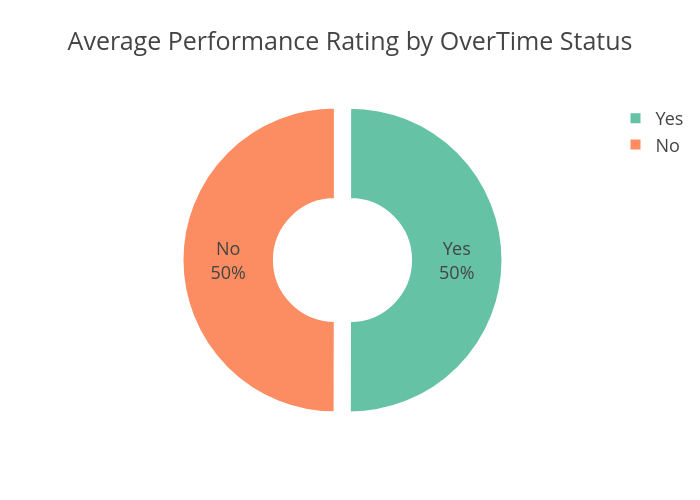

Notebook cell for this chart:
### Markdown cell above
# Average Performance Rating by OverTime Status

### Code cell
# Step 1: Calculate average performance rating per overtime status
overtime_perf = HR_Analytics.groupby('OverTime')['PerformanceRating'].mean().reset_index()

# Step 2: Calculate total for percentage (optional: to show % contribution)
total_perf = overtime_perf['PerformanceRating'].sum()
overtime_perf['percentage'] = round((overtime_perf['PerformanceRating'] / total_perf) * 100, 2)

# Step 3: Create pie chart
fig = px.pie(overtime_perf,
             names='OverTime',
             values='PerformanceRating',
             title='Average Performance Rating by OverTime Status',
             color_discrete_sequence=px.colors.qualitative.Set2,
             hole=0.4)  # donut style

# Step 4: Styling
fig.update_traces(
    textinfo='percent+label',
    pull=[0.05] * len(overtime_perf),
    marker=dict(line=dict(color='white', width=2))
)

fig.update_layout(
    template="presentation",
    paper_bgcolor="rgba(0,0,0,0)",
    plot_bgcolor="rgba(0,0,0,0)",
    width=700,
    height=500
)

# Step 5: Show and save
fig.show()

results_dir = 'results'
os.makedirs(results_dir, exist_ok=True)

fig.write_image(os.path.join(results_dir, 'performance_by_overtime_pie.jpg'))
fig.write_image(os.path.join(results_dir, 'performance_by_overtime_pie.png'))
fig.write_html(os.path.join(results_dir, 'performance_by_overtime_pie.html'))

### Figure 1 — Plotly figure (JSON) as saved in the notebook; plotly's stock layout.template omitted (floating-point values rounded to 4 significant figures)
{"data": [{"domain": {"x": [0, 1], "y": [0, 1]}, "hole": 0.4, "hovertemplate": "OverTime=%{label}<br>PerformanceRating=%{value}<extra></extra>", "labels": ["No", "Yes"], "legendgroup": "", "marker": {"line": {"color": "white", "width": 2}}, "name": "", "pull": [0.05, 0.05], "showlegend": true, "textinfo": "percent+label", "type": "pie", "values": [3.152, 3.156]}], "layout": {"height": 500, "legend": {"tracegroupgap": 0}, "paper_bgcolor": "rgba(0, 0, 0, 0)", "piecolorway": ["rgb(102,194,165)", "rgb(252,141,98)", "rgb(141,160,203)", "rgb(231,138,195)", "rgb(166,216,84)", "rgb(255,217,47)", "rgb(229,196,148)", "rgb(179,179,179)"], "plot_bgcolor": "rgba(0, 0, 0, 0)", "title": {"text": "Average Performance Rating by OverTime Status"}, "width": 700}}
